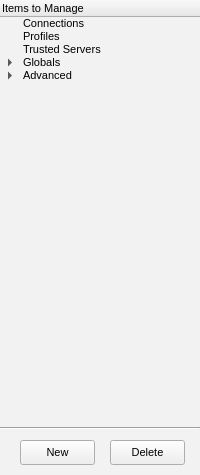
  <widget class="QFrame" name="backgroundTree" >
   <property name="geometry" >
    <rect>
     <x>0</x>
     <y>70</y>
     <width>200</width>
     <height>475</height>
    </rect>
   </property>
   <property name="sizePolicy" >
    <sizepolicy vsizetype="Fixed" hsizetype="Fixed" >
     <horstretch>0</horstretch>
     <verstretch>0</verstretch>
    </sizepolicy>
   </property>
   <property name="minimumSize" >
    <size>
     <width>200</width>
     <height>80</height>
    </size>
   </property>
   <property name="maximumSize" >
    <size>
     <width>200</width>
     <height>2048</height>
    </size>
   </property>
   <property name="palette" >
    <palette>
     <active>
      <colorrole role="Base" >
       <brush brushstyle="SolidPattern" >
        <color alpha="255" >
         <red>255</red>
         <green>255</green>
         <blue>255</blue>
        </color>
       </brush>
      </colorrole>
      <colorrole role="Window" >
       <brush brushstyle="SolidPattern" >
        <color alpha="255" >
         <red>242</red>
         <green>242</green>
         <blue>242</blue>
        </color>
       </brush>
      </colorrole>
     </active>
     <inactive>
      <colorrole role="Base" >
       <brush brushstyle="SolidPattern" >
        <color alpha="255" >
         <red>255</red>
         <green>255</green>
         <blue>255</blue>
        </color>
       </brush>
      </colorrole>
      <colorrole role="Window" >
       <brush brushstyle="SolidPattern" >
        <color alpha="255" >
         <red>242</red>
         <green>242</green>
         <blue>242</blue>
        </color>
       </brush>
      </colorrole>
     </inactive>
     <disabled>
      <colorrole role="Base" >
       <brush brushstyle="SolidPattern" >
        <color alpha="255" >
         <red>242</red>
         <green>242</green>
         <blue>242</blue>
        </color>
       </brush>
      </colorrole>
      <colorrole role="Window" >
       <brush brushstyle="SolidPattern" >
        <color alpha="255" >
         <red>242</red>
         <green>242</green>
         <blue>242</blue>
        </color>
       </brush>
      </colorrole>
     </disabled>
    </palette>
   </property>
   <property name="autoFillBackground" >
    <bool>true</bool>
   </property>
   <property name="frameShape" >
    <enum>QFrame::NoFrame</enum>
   </property>
   <property name="frameShadow" >
    <enum>QFrame::Plain</enum>
   </property>
   <property name="lineWidth" >
    <number>0</number>
   </property>
   <widget class="Line" name="hLineTree" >
    <property name="geometry" >
     <rect>
      <x>0</x>
      <y>420</y>
      <width>200</width>
      <height>16</height>
     </rect>
    </property>
    <property name="orientation" >
     <enum>Qt::Horizontal</enum>
    </property>
   </widget>
   <widget class="QTreeWidget" name="widgetTreeItemsToManage" >
    <property name="geometry" >
     <rect>
      <x>0</x>
      <y>0</y>
      <width>200</width>
      <height>421</height>
     </rect>
    </property>
    <property name="minimumSize" >
     <size>
      <width>200</width>
      <height>350</height>
     </size>
    </property>
    <property name="palette" >
     <palette>
      <active>
       <colorrole role="Button" >
        <brush brushstyle="SolidPattern" >
         <color alpha="255" >
          <red>236</red>
          <green>236</green>
          <blue>236</blue>
         </color>
        </brush>
       </colorrole>
       <colorrole role="Base" >
        <brush brushstyle="SolidPattern" >
         <color alpha="255" >
          <red>242</red>
          <green>242</green>
          <blue>242</blue>
         </color>
        </brush>
       </colorrole>
       <colorrole role="Highlight" >
        <brush brushstyle="SolidPattern" >
         <color alpha="255" >
          <red>227</red>
          <green>226</green>
          <blue>210</blue>
         </color>
        </brush>
       </colorrole>
       <colorrole role="HighlightedText" >
        <brush brushstyle="SolidPattern" >
         <color alpha="255" >
          <red>0</red>
          <green>0</green>
          <blue>0</blue>
         </color>
        </brush>
       </colorrole>
      </active>
      <inactive>
       <colorrole role="Button" >
        <brush brushstyle="SolidPattern" >
         <color alpha="255" >
          <red>236</red>
          <green>236</green>
          <blue>236</blue>
         </color>
        </brush>
       </colorrole>
       <colorrole role="Base" >
        <brush brushstyle="SolidPattern" >
         <color alpha="255" >
          <red>242</red>
          <green>242</green>
          <blue>242</blue>
         </color>
        </brush>
       </colorrole>
       <colorrole role="Highlight" >
        <brush brushstyle="SolidPattern" >
         <color alpha="255" >
          <red>227</red>
          <green>226</green>
          <blue>210</blue>
         </color>
        </brush>
       </colorrole>
       <colorrole role="HighlightedText" >
        <brush brushstyle="SolidPattern" >
         <color alpha="255" >
          <red>0</red>
          <green>0</green>
          <blue>0</blue>
         </color>
        </brush>
       </colorrole>
      </inactive>
      <disabled>
       <colorrole role="Button" >
        <brush brushstyle="SolidPattern" >
         <color alpha="255" >
          <red>236</red>
          <green>236</green>
          <blue>236</blue>
         </color>
        </brush>
       </colorrole>
       <colorrole role="Base" >
        <brush brushstyle="SolidPattern" >
         <color alpha="255" >
          <red>255</red>
          <green>255</green>
          <blue>255</blue>
         </color>
        </brush>
       </colorrole>
       <colorrole role="Highlight" >
        <brush brushstyle="SolidPattern" >
         <color alpha="255" >
          <red>205</red>
          <green>205</green>
          <blue>205</blue>
         </color>
        </brush>
       </colorrole>
       <colorrole role="HighlightedText" >
        <brush brushstyle="SolidPattern" >
         <color alpha="255" >
          <red>0</red>
          <green>0</green>
          <blue>0</blue>
         </color>
        </brush>
       </colorrole>
      </disabled>
     </palette>
    </property>
    <property name="font" >
     <font>
      <pointsize>8</pointsize>
      <weight>50</weight>
      <bold>false</bold>
     </font>
    </property>
    <property name="autoFillBackground" >
     <bool>true</bool>
    </property>
    <property name="frameShape" >
     <enum>QFrame::NoFrame</enum>
    </property>
    <property name="frameShadow" >
     <enum>QFrame::Plain</enum>
    </property>
    <property name="lineWidth" >
     <number>0</number>
    </property>
    <column>
     <property name="text" >
      <string>Items to Manage</string>
     </property>
    </column>
    <item>
     <property name="text" >
      <string>Connections</string>
     </property>
     <property name="icon" >
      <iconset>icons/tree_connections.png</iconset>
     </property>
    </item>
    <item>
     <property name="text" >
      <string>Profiles</string>
     </property>
     <property name="icon" >
      <iconset>icons/tree_profiles.png</iconset>
     </property>
    </item>
    <item>
     <property name="text" >
      <string>Trusted Servers</string>
     </property>
     <property name="icon" >
      <iconset>icons/tree_trustedservers.png</iconset>
     </property>
    </item>
    <item>
     <property name="text" >
      <string>Globals</string>
     </property>
     <property name="icon" >
      <iconset>icons/tree_globals.png</iconset>
     </property>
     <item>
      <property name="text" >
       <string>Logging</string>
      </property>
      <property name="icon" >
       <iconset>icons/tree_logging.png</iconset>
      </property>
     </item>
    </item>
    <item>
     <property name="text" >
      <string>Advanced</string>
     </property>
     <property name="icon" >
      <iconset>icons/tree_advanced.png</iconset>
     </property>
     <item>
      <property name="text" >
       <string>Settings</string>
      </property>
      <property name="icon" >
       <iconset>icons/tree_settings.png</iconset>
      </property>
     </item>
     <item>
      <property name="text" >
       <string>Internals</string>
      </property>
      <property name="icon" >
       <iconset>icons/tree_internals.png</iconset>
      </property>
     </item>
    </item>
   </widget>
   <widget class="QPushButton" name="buttonDelete" >
    <property name="geometry" >
     <rect>
      <x>110</x>
      <y>440</y>
      <width>75</width>
      <height>25</height>
     </rect>
    </property>
    <property name="sizePolicy" >
     <sizepolicy vsizetype="Fixed" hsizetype="Fixed" >
      <horstretch>0</horstretch>
      <verstretch>0</verstretch>
     </sizepolicy>
    </property>
    <property name="minimumSize" >
     <size>
      <width>75</width>
      <height>25</height>
     </size>
    </property>
    <property name="maximumSize" >
     <size>
      <width>75</width>
      <height>25</height>
     </size>
    </property>
    <property name="font" >
     <font>
      <pointsize>8</pointsize>
     </font>
    </property>
    <property name="text" >
     <string>Delete</string>
    </property>
    <property name="shortcut" >
     <string>Ctrl+D</string>
    </property>
   </widget>
   <widget class="QPushButton" name="buttonNew" >
    <property name="geometry" >
     <rect>
      <x>20</x>
      <y>440</y>
      <width>75</width>
      <height>25</height>
     </rect>
    </property>
    <property name="minimumSize" >
     <size>
      <width>75</width>
      <height>25</height>
     </size>
    </property>
    <property name="maximumSize" >
     <size>
      <width>75</width>
      <height>25</height>
     </size>
    </property>
    <property name="font" >
     <font>
      <pointsize>8</pointsize>
     </font>
    </property>
    <property name="text" >
     <string>New</string>
    </property>
    <property name="shortcut" >
     <string>Ctrl+N</string>
    </property>
   </widget>
  </widget>
